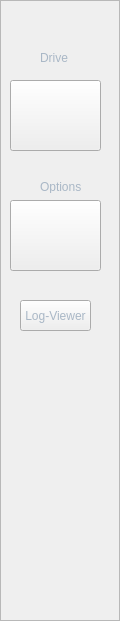
   <widget class="QFrame" name="frame">
    <property name="geometry">
     <rect>
      <x>0</x>
      <y>0</y>
      <width>120</width>
      <height>621</height>
     </rect>
    </property>
    <property name="styleSheet">
     <string notr="true"/>
    </property>
    <property name="frameShape">
     <enum>QFrame::StyledPanel</enum>
    </property>
    <property name="frameShadow">
     <enum>QFrame::Raised</enum>
    </property>
    <widget class="QLabel" name="label_2">
     <property name="geometry">
      <rect>
       <x>40</x>
       <y>50</y>
       <width>31</width>
       <height>16</height>
      </rect>
     </property>
     <property name="palette">
      <palette>
       <active>
        <colorrole role="WindowText">
         <brush brushstyle="SolidPattern">
          <color alpha="255">
           <red>169</red>
           <green>183</green>
           <blue>198</blue>
          </color>
         </brush>
        </colorrole>
       </active>
       <inactive>
        <colorrole role="WindowText">
         <brush brushstyle="SolidPattern">
          <color alpha="255">
           <red>169</red>
           <green>183</green>
           <blue>198</blue>
          </color>
         </brush>
        </colorrole>
       </inactive>
       <disabled>
        <colorrole role="WindowText">
         <brush brushstyle="SolidPattern">
          <color alpha="255">
           <red>120</red>
           <green>120</green>
           <blue>120</blue>
          </color>
         </brush>
        </colorrole>
       </disabled>
      </palette>
     </property>
     <property name="text">
      <string>Drive</string>
     </property>
    </widget>
    <widget class="QLabel" name="label_3">
     <property name="geometry">
      <rect>
       <x>40</x>
       <y>180</y>
       <width>47</width>
       <height>13</height>
      </rect>
     </property>
     <property name="palette">
      <palette>
       <active>
        <colorrole role="WindowText">
         <brush brushstyle="SolidPattern">
          <color alpha="255">
           <red>169</red>
           <green>183</green>
           <blue>198</blue>
          </color>
         </brush>
        </colorrole>
       </active>
       <inactive>
        <colorrole role="WindowText">
         <brush brushstyle="SolidPattern">
          <color alpha="255">
           <red>169</red>
           <green>183</green>
           <blue>198</blue>
          </color>
         </brush>
        </colorrole>
       </inactive>
       <disabled>
        <colorrole role="WindowText">
         <brush brushstyle="SolidPattern">
          <color alpha="255">
           <red>120</red>
           <green>120</green>
           <blue>120</blue>
          </color>
         </brush>
        </colorrole>
       </disabled>
      </palette>
     </property>
     <property name="text">
      <string>Options</string>
     </property>
    </widget>
    <widget class="QPushButton" name="bt_drive">
     <property name="geometry">
      <rect>
       <x>10</x>
       <y>80</y>
       <width>91</width>
       <height>71</height>
      </rect>
     </property>
     <property name="styleSheet">
      <string notr="true">image: url(:/DriveMyFiles/resources/drive.png);</string>
     </property>
     <property name="text">
      <string/>
     </property>
    </widget>
    <widget class="QPushButton" name="bt_options">
     <property name="geometry">
      <rect>
       <x>10</x>
       <y>200</y>
       <width>91</width>
       <height>71</height>
      </rect>
     </property>
     <property name="styleSheet">
      <string notr="true">image: url(:/DriveMyFiles/resources/options.png);</string>
     </property>
     <property name="text">
      <string/>
     </property>
    </widget>
    <widget class="QPushButton" name="bt_log_viewer">
     <property name="geometry">
      <rect>
       <x>20</x>
       <y>300</y>
       <width>71</width>
       <height>31</height>
      </rect>
     </property>
     <property name="palette">
      <palette>
       <active>
        <colorrole role="WindowText">
         <brush brushstyle="SolidPattern">
          <color alpha="255">
           <red>169</red>
           <green>183</green>
           <blue>198</blue>
          </color>
         </brush>
        </colorrole>
        <colorrole role="Text">
         <brush brushstyle="SolidPattern">
          <color alpha="255">
           <red>169</red>
           <green>183</green>
           <blue>198</blue>
          </color>
         </brush>
        </colorrole>
        <colorrole role="ButtonText">
         <brush brushstyle="SolidPattern">
          <color alpha="255">
           <red>169</red>
           <green>183</green>
           <blue>198</blue>
          </color>
         </brush>
        </colorrole>
        <colorrole role="PlaceholderText">
         <brush brushstyle="SolidPattern">
          <color alpha="128">
           <red>169</red>
           <green>183</green>
           <blue>198</blue>
          </color>
         </brush>
        </colorrole>
       </active>
       <inactive>
        <colorrole role="WindowText">
         <brush brushstyle="SolidPattern">
          <color alpha="255">
           <red>169</red>
           <green>183</green>
           <blue>198</blue>
          </color>
         </brush>
        </colorrole>
        <colorrole role="Text">
         <brush brushstyle="SolidPattern">
          <color alpha="255">
           <red>169</red>
           <green>183</green>
           <blue>198</blue>
          </color>
         </brush>
        </colorrole>
        <colorrole role="ButtonText">
         <brush brushstyle="SolidPattern">
          <color alpha="255">
           <red>169</red>
           <green>183</green>
           <blue>198</blue>
          </color>
         </brush>
        </colorrole>
        <colorrole role="PlaceholderText">
         <brush brushstyle="SolidPattern">
          <color alpha="128">
           <red>169</red>
           <green>183</green>
           <blue>198</blue>
          </color>
         </brush>
        </colorrole>
       </inactive>
       <disabled>
        <colorrole role="WindowText">
         <brush brushstyle="SolidPattern">
          <color alpha="255">
           <red>120</red>
           <green>120</green>
           <blue>120</blue>
          </color>
         </brush>
        </colorrole>
        <colorrole role="Text">
         <brush brushstyle="SolidPattern">
          <color alpha="255">
           <red>120</red>
           <green>120</green>
           <blue>120</blue>
          </color>
         </brush>
        </colorrole>
        <colorrole role="ButtonText">
         <brush brushstyle="SolidPattern">
          <color alpha="255">
           <red>120</red>
           <green>120</green>
           <blue>120</blue>
          </color>
         </brush>
        </colorrole>
        <colorrole role="PlaceholderText">
         <brush brushstyle="SolidPattern">
          <color alpha="128">
           <red>0</red>
           <green>0</green>
           <blue>0</blue>
          </color>
         </brush>
        </colorrole>
       </disabled>
      </palette>
     </property>
     <property name="styleSheet">
      <string notr="true"/>
     </property>
     <property name="text">
      <string>Log-Viewer</string>
     </property>
    </widget>
   </widget>
